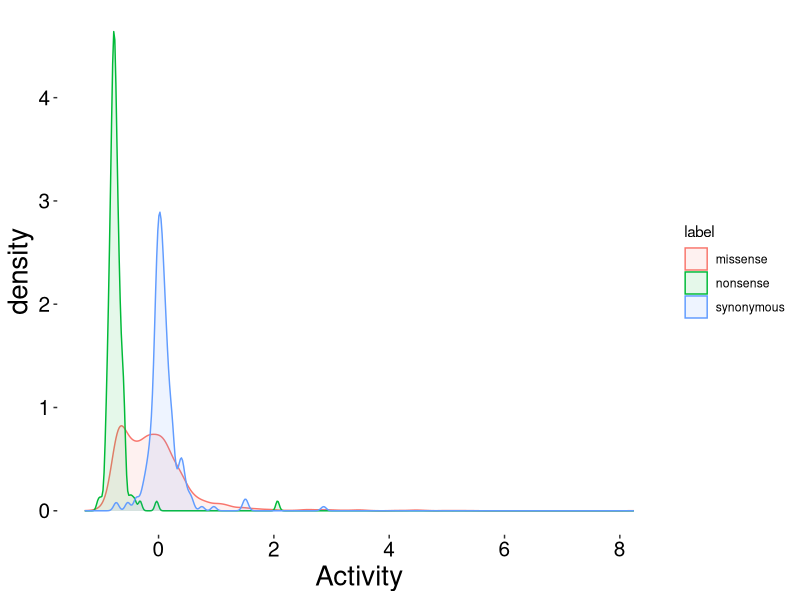
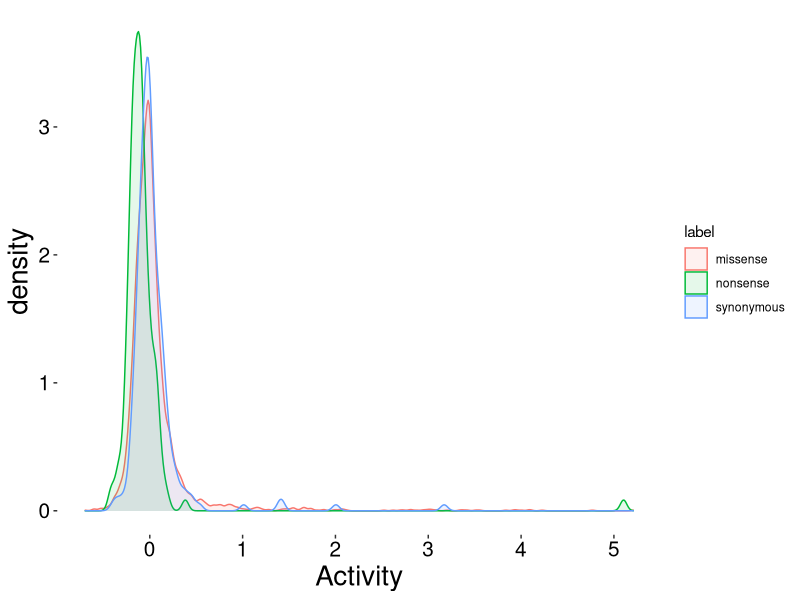
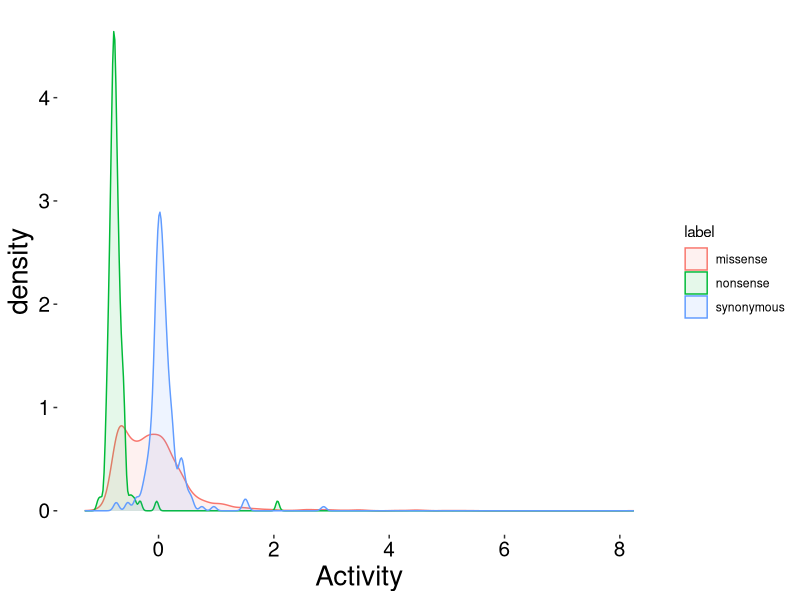
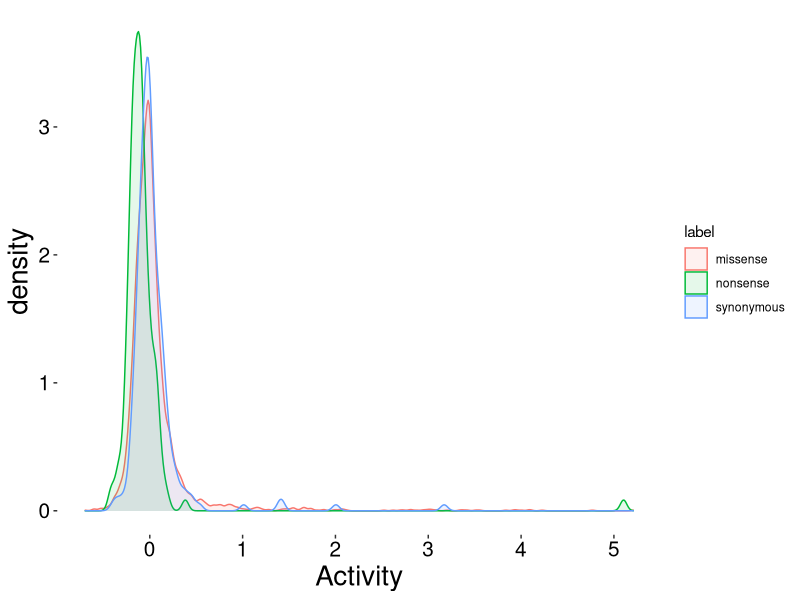

The R source for these figures, in order:
# Generating base plots for Figure 1D/1E

library(dplyr)
library(readr)
library(ggplot2)

##### DAS 25um
das_25um_syn_df <- read_tsv("data/DAS_25um_synonymous_scores.tsv") %>% 
  mutate(label='synonymous')

das_25um_nonsyn_df <- read_tsv("data/DAS_25um_Activity.tsv") %>% 
  mutate(label = ifelse(grepl('Ter',variant)==TRUE, 'nonsense','missense')) #label missense and nonsense

das_25um_merge <- rbind(das_25um_syn_df,das_25um_nonsyn_df) %>% na.omit() #remove any variants found in one dasatinib concentration but not other


das_25um_plot <- ggplot(das_25um_merge, aes(Activity, fill = label, colour = label)) +
  geom_density(alpha = 0.1)+ 
  theme( axis.title = element_text(color="black",size=20), axis.text = element_text(color="black",size=15), panel.grid.major = element_blank(), panel.grid.minor = element_blank(), panel.background = element_blank()) 

das_25um_plot

ggsave("DAS_25um_score_distribution.pdf", das_25um_plot,  height = 6, width =6, units = "in", dpi=300)

##### DAS 100um
das_100um_syn_df <- read_tsv("data/DAS_100um_synonymous_scores.tsv") %>% 
  mutate(label='synonymous')

das_100um_nonsyn_df <- read_tsv("data/DAS_100um_Activity.tsv") %>% 
  mutate(label = ifelse(grepl('Ter',variant)==TRUE, 'nonsense','missense')) #label missense and nonsense

das_100um_merge <- rbind(das_100um_syn_df,das_100um_nonsyn_df) %>% na.omit() #remove any variants found in one dasatinib concentration but not other


das_100um_plot <- ggplot(das_100um_merge, aes(Activity, fill = label, colour = label)) +
  geom_density(alpha = 0.1)+ 
  theme( axis.title = element_text(color="black",size=20), axis.text = element_text(color="black",size=15), panel.grid.major = element_blank(), panel.grid.minor = element_blank(), panel.background = element_blank()) 

das_100um_plot

ggsave("DAS_100um_score_distribution.pdf", das_100um_plot,  height = 6, width =6, units = "in", dpi=300)
